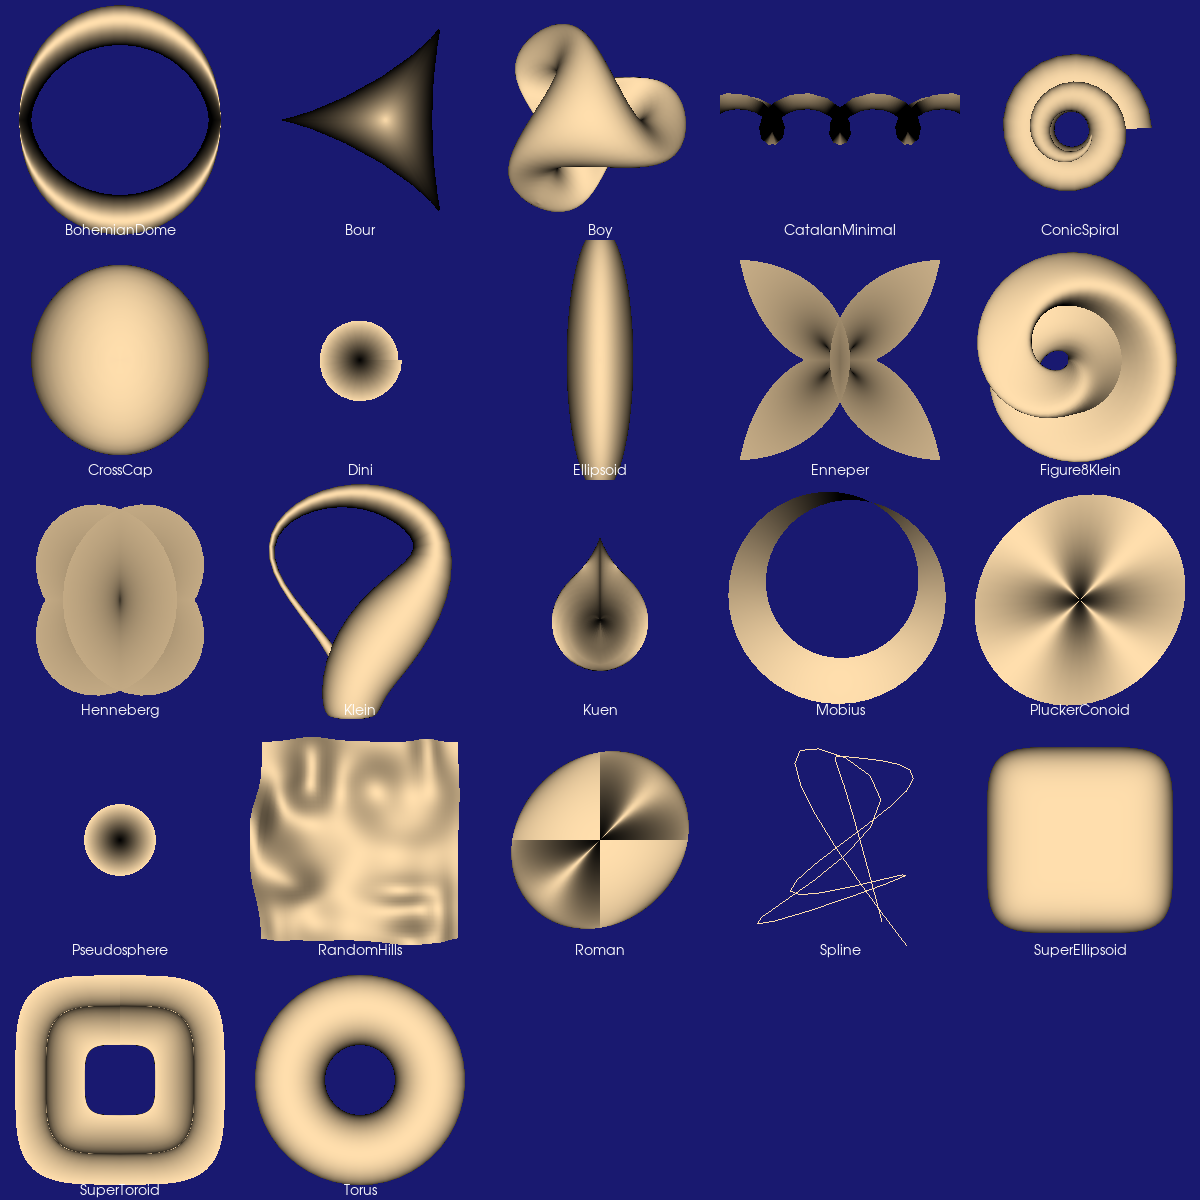

The Python source for this figure:
#!/usr/bin/env python

# Display all 21 parametric surfaces arranged in a 5 × 5 grid of viewports,
# each with its own renderer.  Each surface is normalized, centered, and
# labelled with a 2D text title pinned to the bottom of the viewport.

# Factory overrides: importing these modules registers the OpenGL rendering
# and interaction style implementations for vtkRenderingCore factory classes.
import vtkmodules.vtkInteractionStyle  # noqa: F401
import vtkmodules.vtkRenderingFreeType  # noqa: F401
import vtkmodules.vtkRenderingOpenGL2  # noqa: F401
# VTK pipeline classes used in this example
from vtkmodules.vtkCommonComputationalGeometry import (
    vtkParametricBohemianDome,
    vtkParametricBour,
    vtkParametricBoy,
    vtkParametricCatalanMinimal,
    vtkParametricConicSpiral,
    vtkParametricCrossCap,
    vtkParametricDini,
    vtkParametricEllipsoid,
    vtkParametricEnneper,
    vtkParametricFigure8Klein,
    vtkParametricHenneberg,
    vtkParametricKlein,
    vtkParametricKuen,
    vtkParametricMobius,
    vtkParametricPluckerConoid,
    vtkParametricPseudosphere,
    vtkParametricRandomHills,
    vtkParametricRoman,
    vtkParametricSpline,
    vtkParametricSuperEllipsoid,
    vtkParametricSuperToroid,
    vtkParametricTorus,
)
from vtkmodules.vtkCommonCore import (
    vtkMinimalStandardRandomSequence,
    vtkPoints,
)
from vtkmodules.vtkFiltersSources import vtkParametricFunctionSource
from vtkmodules.vtkRenderingCore import (
    vtkActor,
    vtkPolyDataMapper,
    vtkRenderWindow,
    vtkRenderWindowInteractor,
    vtkRenderer,
    vtkTextActor,
)

# Colors (normalized RGB)
navajo_white_rgb = (1.0, 0.871, 0.678)
midnight_blue_rgb = (0.098, 0.098, 0.439)

# ---------------------------------------------------------------------------
# Build parametric function instances (alphabetical order).
# Some require custom parameter settings.
# ---------------------------------------------------------------------------
bohemian_dome = vtkParametricBohemianDome()
bohemian_dome.SetA(5.0)
bohemian_dome.SetB(1.0)
bohemian_dome.SetC(2.0)

ellipsoid = vtkParametricEllipsoid()
ellipsoid.SetXRadius(0.5)
ellipsoid.SetYRadius(2.0)

kuen = vtkParametricKuen()
kuen.SetDeltaV0(0.001)

mobius = vtkParametricMobius()
mobius.SetRadius(2.0)
mobius.SetMinimumV(-0.5)
mobius.SetMaximumV(0.5)

random_hills = vtkParametricRandomHills()
random_hills.AllowRandomGenerationOn()
random_hills.SetRandomSeed(1)
random_hills.SetNumberOfHills(30)

spline = vtkParametricSpline()
spline_points = vtkPoints()
rng = vtkMinimalStandardRandomSequence()
rng.SetSeed(8775070)
for _ in range(10):
    xyz = [0.0] * 3
    for j in range(3):
        xyz[j] = rng.GetRangeValue(-1.0, 1.0)
        rng.Next()
    spline_points.InsertNextPoint(xyz)
spline.SetPoints(spline_points)

super_ellipsoid = vtkParametricSuperEllipsoid()
super_ellipsoid.SetN1(0.5)
super_ellipsoid.SetN2(0.4)

super_toroid = vtkParametricSuperToroid()
super_toroid.SetN1(0.5)
super_toroid.SetN2(3.0)

# ---------------------------------------------------------------------------
# Viewport grid: 5 columns × 5 rows (25 cells, 22 filled)
# ---------------------------------------------------------------------------
num_cols = 5
num_rows = 5

# ---------------------------------------------------------------------------
# Sources: sample each parametric function to produce polygonal output
# ---------------------------------------------------------------------------
bohemian_dome_source = vtkParametricFunctionSource()
bohemian_dome_source.SetParametricFunction(bohemian_dome)
bohemian_dome_source.SetUResolution(51)
bohemian_dome_source.SetVResolution(51)
bohemian_dome_source.SetWResolution(51)
bohemian_dome_source.Update()

bour_fn = vtkParametricBour()
bour_source = vtkParametricFunctionSource()
bour_source.SetParametricFunction(bour_fn)
bour_source.SetUResolution(51)
bour_source.SetVResolution(51)
bour_source.SetWResolution(51)
bour_source.Update()

boy_fn = vtkParametricBoy()
boy_source = vtkParametricFunctionSource()
boy_source.SetParametricFunction(boy_fn)
boy_source.SetUResolution(51)
boy_source.SetVResolution(51)
boy_source.SetWResolution(51)
boy_source.Update()

catalan_fn = vtkParametricCatalanMinimal()
catalan_source = vtkParametricFunctionSource()
catalan_source.SetParametricFunction(catalan_fn)
catalan_source.SetUResolution(51)
catalan_source.SetVResolution(51)
catalan_source.SetWResolution(51)
catalan_source.Update()

conic_fn = vtkParametricConicSpiral()
conic_source = vtkParametricFunctionSource()
conic_source.SetParametricFunction(conic_fn)
conic_source.SetUResolution(51)
conic_source.SetVResolution(51)
conic_source.SetWResolution(51)
conic_source.Update()

crosscap_fn = vtkParametricCrossCap()
crosscap_source = vtkParametricFunctionSource()
crosscap_source.SetParametricFunction(crosscap_fn)
crosscap_source.SetUResolution(51)
crosscap_source.SetVResolution(51)
crosscap_source.SetWResolution(51)
crosscap_source.Update()

dini_fn = vtkParametricDini()
dini_source = vtkParametricFunctionSource()
dini_source.SetParametricFunction(dini_fn)
dini_source.SetUResolution(51)
dini_source.SetVResolution(51)
dini_source.SetWResolution(51)
dini_source.Update()

ellipsoid_source = vtkParametricFunctionSource()
ellipsoid_source.SetParametricFunction(ellipsoid)
ellipsoid_source.SetUResolution(51)
ellipsoid_source.SetVResolution(51)
ellipsoid_source.SetWResolution(51)
ellipsoid_source.Update()

enneper_fn = vtkParametricEnneper()
enneper_source = vtkParametricFunctionSource()
enneper_source.SetParametricFunction(enneper_fn)
enneper_source.SetUResolution(51)
enneper_source.SetVResolution(51)
enneper_source.SetWResolution(51)
enneper_source.Update()

figure8_fn = vtkParametricFigure8Klein()
figure8_source = vtkParametricFunctionSource()
figure8_source.SetParametricFunction(figure8_fn)
figure8_source.SetUResolution(51)
figure8_source.SetVResolution(51)
figure8_source.SetWResolution(51)
figure8_source.Update()

henneberg_fn = vtkParametricHenneberg()
henneberg_source = vtkParametricFunctionSource()
henneberg_source.SetParametricFunction(henneberg_fn)
henneberg_source.SetUResolution(51)
henneberg_source.SetVResolution(51)
henneberg_source.SetWResolution(51)
henneberg_source.Update()

klein_fn = vtkParametricKlein()
klein_source = vtkParametricFunctionSource()
klein_source.SetParametricFunction(klein_fn)
klein_source.SetUResolution(51)
klein_source.SetVResolution(51)
klein_source.SetWResolution(51)
klein_source.Update()

kuen_source = vtkParametricFunctionSource()
kuen_source.SetParametricFunction(kuen)
kuen_source.SetUResolution(51)
kuen_source.SetVResolution(51)
kuen_source.SetWResolution(51)
kuen_source.Update()

mobius_source = vtkParametricFunctionSource()
mobius_source.SetParametricFunction(mobius)
mobius_source.SetUResolution(51)
mobius_source.SetVResolution(51)
mobius_source.SetWResolution(51)
mobius_source.Update()

plucker_fn = vtkParametricPluckerConoid()
plucker_source = vtkParametricFunctionSource()
plucker_source.SetParametricFunction(plucker_fn)
plucker_source.SetUResolution(51)
plucker_source.SetVResolution(51)
plucker_source.SetWResolution(51)
plucker_source.Update()

pseudo_fn = vtkParametricPseudosphere()
pseudo_source = vtkParametricFunctionSource()
pseudo_source.SetParametricFunction(pseudo_fn)
pseudo_source.SetUResolution(51)
pseudo_source.SetVResolution(51)
pseudo_source.SetWResolution(51)
pseudo_source.Update()

random_hills_source = vtkParametricFunctionSource()
random_hills_source.SetParametricFunction(random_hills)
random_hills_source.SetUResolution(51)
random_hills_source.SetVResolution(51)
random_hills_source.SetWResolution(51)
random_hills_source.Update()

roman_fn = vtkParametricRoman()
roman_source = vtkParametricFunctionSource()
roman_source.SetParametricFunction(roman_fn)
roman_source.SetUResolution(51)
roman_source.SetVResolution(51)
roman_source.SetWResolution(51)
roman_source.Update()

spline_source = vtkParametricFunctionSource()
spline_source.SetParametricFunction(spline)
spline_source.SetUResolution(51)
spline_source.SetVResolution(51)
spline_source.SetWResolution(51)
spline_source.Update()

super_ellipsoid_source = vtkParametricFunctionSource()
super_ellipsoid_source.SetParametricFunction(super_ellipsoid)
super_ellipsoid_source.SetUResolution(51)
super_ellipsoid_source.SetVResolution(51)
super_ellipsoid_source.SetWResolution(51)
super_ellipsoid_source.Update()

super_toroid_source = vtkParametricFunctionSource()
super_toroid_source.SetParametricFunction(super_toroid)
super_toroid_source.SetUResolution(51)
super_toroid_source.SetVResolution(51)
super_toroid_source.SetWResolution(51)
super_toroid_source.Update()

torus_fn = vtkParametricTorus()
torus_source = vtkParametricFunctionSource()
torus_source.SetParametricFunction(torus_fn)
torus_source.SetUResolution(51)
torus_source.SetVResolution(51)
torus_source.SetWResolution(51)
torus_source.Update()

# ---------------------------------------------------------------------------
# Normalize: scale and center each surface to fit its viewport cell
# ---------------------------------------------------------------------------
bohemian_dome_bounds = bohemian_dome_source.GetOutput().GetBounds()
bohemian_dome_max_dim = max(bohemian_dome_bounds[1] - bohemian_dome_bounds[0],
                            bohemian_dome_bounds[3] - bohemian_dome_bounds[2],
                            bohemian_dome_bounds[5] - bohemian_dome_bounds[4])
bohemian_dome_scale = 3.0 / bohemian_dome_max_dim if bohemian_dome_max_dim > 0 else 1.0
bohemian_dome_cx = (bohemian_dome_bounds[0] + bohemian_dome_bounds[1]) / 2.0
bohemian_dome_cy = (bohemian_dome_bounds[2] + bohemian_dome_bounds[3]) / 2.0
bohemian_dome_cz = (bohemian_dome_bounds[4] + bohemian_dome_bounds[5]) / 2.0

bour_bounds = bour_source.GetOutput().GetBounds()
bour_max_dim = max(bour_bounds[1] - bour_bounds[0], bour_bounds[3] - bour_bounds[2], bour_bounds[5] - bour_bounds[4])
bour_scale = 3.0 / bour_max_dim if bour_max_dim > 0 else 1.0
bour_cx = (bour_bounds[0] + bour_bounds[1]) / 2.0
bour_cy = (bour_bounds[2] + bour_bounds[3]) / 2.0
bour_cz = (bour_bounds[4] + bour_bounds[5]) / 2.0

boy_bounds = boy_source.GetOutput().GetBounds()
boy_max_dim = max(boy_bounds[1] - boy_bounds[0], boy_bounds[3] - boy_bounds[2], boy_bounds[5] - boy_bounds[4])
boy_scale = 3.0 / boy_max_dim if boy_max_dim > 0 else 1.0
boy_cx = (boy_bounds[0] + boy_bounds[1]) / 2.0
boy_cy = (boy_bounds[2] + boy_bounds[3]) / 2.0
boy_cz = (boy_bounds[4] + boy_bounds[5]) / 2.0

catalan_bounds = catalan_source.GetOutput().GetBounds()
catalan_max_dim = max(catalan_bounds[1] - catalan_bounds[0], catalan_bounds[3] - catalan_bounds[2], catalan_bounds[5] - catalan_bounds[4])
catalan_scale = 3.0 / catalan_max_dim if catalan_max_dim > 0 else 1.0
catalan_cx = (catalan_bounds[0] + catalan_bounds[1]) / 2.0
catalan_cy = (catalan_bounds[2] + catalan_bounds[3]) / 2.0
catalan_cz = (catalan_bounds[4] + catalan_bounds[5]) / 2.0

conic_bounds = conic_source.GetOutput().GetBounds()
conic_max_dim = max(conic_bounds[1] - conic_bounds[0], conic_bounds[3] - conic_bounds[2], conic_bounds[5] - conic_bounds[4])
conic_scale = 3.0 / conic_max_dim if conic_max_dim > 0 else 1.0
conic_cx = (conic_bounds[0] + conic_bounds[1]) / 2.0
conic_cy = (conic_bounds[2] + conic_bounds[3]) / 2.0
conic_cz = (conic_bounds[4] + conic_bounds[5]) / 2.0

crosscap_bounds = crosscap_source.GetOutput().GetBounds()
crosscap_max_dim = max(crosscap_bounds[1] - crosscap_bounds[0], crosscap_bounds[3] - crosscap_bounds[2], crosscap_bounds[5] - crosscap_bounds[4])
crosscap_scale = 3.0 / crosscap_max_dim if crosscap_max_dim > 0 else 1.0
crosscap_cx = (crosscap_bounds[0] + crosscap_bounds[1]) / 2.0
crosscap_cy = (crosscap_bounds[2] + crosscap_bounds[3]) / 2.0
crosscap_cz = (crosscap_bounds[4] + crosscap_bounds[5]) / 2.0

dini_bounds = dini_source.GetOutput().GetBounds()
dini_max_dim = max(dini_bounds[1] - dini_bounds[0], dini_bounds[3] - dini_bounds[2], dini_bounds[5] - dini_bounds[4])
dini_scale = 3.0 / dini_max_dim if dini_max_dim > 0 else 1.0
dini_cx = (dini_bounds[0] + dini_bounds[1]) / 2.0
dini_cy = (dini_bounds[2] + dini_bounds[3]) / 2.0
dini_cz = (dini_bounds[4] + dini_bounds[5]) / 2.0

ellipsoid_bounds = ellipsoid_source.GetOutput().GetBounds()
ellipsoid_max_dim = max(ellipsoid_bounds[1] - ellipsoid_bounds[0], ellipsoid_bounds[3] - ellipsoid_bounds[2], ellipsoid_bounds[5] - ellipsoid_bounds[4])
ellipsoid_scale = 3.0 / ellipsoid_max_dim if ellipsoid_max_dim > 0 else 1.0
ellipsoid_cx = (ellipsoid_bounds[0] + ellipsoid_bounds[1]) / 2.0
ellipsoid_cy = (ellipsoid_bounds[2] + ellipsoid_bounds[3]) / 2.0
ellipsoid_cz = (ellipsoid_bounds[4] + ellipsoid_bounds[5]) / 2.0

enneper_bounds = enneper_source.GetOutput().GetBounds()
enneper_max_dim = max(enneper_bounds[1] - enneper_bounds[0], enneper_bounds[3] - enneper_bounds[2], enneper_bounds[5] - enneper_bounds[4])
enneper_scale = 3.0 / enneper_max_dim if enneper_max_dim > 0 else 1.0
enneper_cx = (enneper_bounds[0] + enneper_bounds[1]) / 2.0
enneper_cy = (enneper_bounds[2] + enneper_bounds[3]) / 2.0
enneper_cz = (enneper_bounds[4] + enneper_bounds[5]) / 2.0

figure8_bounds = figure8_source.GetOutput().GetBounds()
figure8_max_dim = max(figure8_bounds[1] - figure8_bounds[0], figure8_bounds[3] - figure8_bounds[2], figure8_bounds[5] - figure8_bounds[4])
figure8_scale = 3.0 / figure8_max_dim if figure8_max_dim > 0 else 1.0
figure8_cx = (figure8_bounds[0] + figure8_bounds[1]) / 2.0
figure8_cy = (figure8_bounds[2] + figure8_bounds[3]) / 2.0
figure8_cz = (figure8_bounds[4] + figure8_bounds[5]) / 2.0

henneberg_bounds = henneberg_source.GetOutput().GetBounds()
henneberg_max_dim = max(henneberg_bounds[1] - henneberg_bounds[0], henneberg_bounds[3] - henneberg_bounds[2], henneberg_bounds[5] - henneberg_bounds[4])
henneberg_scale = 3.0 / henneberg_max_dim if henneberg_max_dim > 0 else 1.0
henneberg_cx = (henneberg_bounds[0] + henneberg_bounds[1]) / 2.0
henneberg_cy = (henneberg_bounds[2] + henneberg_bounds[3]) / 2.0
henneberg_cz = (henneberg_bounds[4] + henneberg_bounds[5]) / 2.0

klein_bounds = klein_source.GetOutput().GetBounds()
klein_max_dim = max(klein_bounds[1] - klein_bounds[0], klein_bounds[3] - klein_bounds[2], klein_bounds[5] - klein_bounds[4])
klein_scale = 3.0 / klein_max_dim if klein_max_dim > 0 else 1.0
klein_cx = (klein_bounds[0] + klein_bounds[1]) / 2.0
klein_cy = (klein_bounds[2] + klein_bounds[3]) / 2.0
klein_cz = (klein_bounds[4] + klein_bounds[5]) / 2.0

kuen_bounds = kuen_source.GetOutput().GetBounds()
kuen_max_dim = max(kuen_bounds[1] - kuen_bounds[0], kuen_bounds[3] - kuen_bounds[2], kuen_bounds[5] - kuen_bounds[4])
kuen_scale = 3.0 / kuen_max_dim if kuen_max_dim > 0 else 1.0
kuen_cx = (kuen_bounds[0] + kuen_bounds[1]) / 2.0
kuen_cy = (kuen_bounds[2] + kuen_bounds[3]) / 2.0
kuen_cz = (kuen_bounds[4] + kuen_bounds[5]) / 2.0

mobius_bounds = mobius_source.GetOutput().GetBounds()
mobius_max_dim = max(mobius_bounds[1] - mobius_bounds[0], mobius_bounds[3] - mobius_bounds[2], mobius_bounds[5] - mobius_bounds[4])
mobius_scale = 3.0 / mobius_max_dim if mobius_max_dim > 0 else 1.0
mobius_cx = (mobius_bounds[0] + mobius_bounds[1]) / 2.0
mobius_cy = (mobius_bounds[2] + mobius_bounds[3]) / 2.0
mobius_cz = (mobius_bounds[4] + mobius_bounds[5]) / 2.0

plucker_bounds = plucker_source.GetOutput().GetBounds()
plucker_max_dim = max(plucker_bounds[1] - plucker_bounds[0], plucker_bounds[3] - plucker_bounds[2], plucker_bounds[5] - plucker_bounds[4])
plucker_scale = 3.0 / plucker_max_dim if plucker_max_dim > 0 else 1.0
plucker_cx = (plucker_bounds[0] + plucker_bounds[1]) / 2.0
plucker_cy = (plucker_bounds[2] + plucker_bounds[3]) / 2.0
plucker_cz = (plucker_bounds[4] + plucker_bounds[5]) / 2.0

pseudo_bounds = pseudo_source.GetOutput().GetBounds()
pseudo_max_dim = max(pseudo_bounds[1] - pseudo_bounds[0], pseudo_bounds[3] - pseudo_bounds[2], pseudo_bounds[5] - pseudo_bounds[4])
pseudo_scale = 3.0 / pseudo_max_dim if pseudo_max_dim > 0 else 1.0
pseudo_cx = (pseudo_bounds[0] + pseudo_bounds[1]) / 2.0
pseudo_cy = (pseudo_bounds[2] + pseudo_bounds[3]) / 2.0
pseudo_cz = (pseudo_bounds[4] + pseudo_bounds[5]) / 2.0

random_hills_bounds = random_hills_source.GetOutput().GetBounds()
random_hills_max_dim = max(random_hills_bounds[1] - random_hills_bounds[0], random_hills_bounds[3] - random_hills_bounds[2], random_hills_bounds[5] - random_hills_bounds[4])
random_hills_scale = 3.0 / random_hills_max_dim if random_hills_max_dim > 0 else 1.0
random_hills_cx = (random_hills_bounds[0] + random_hills_bounds[1]) / 2.0
random_hills_cy = (random_hills_bounds[2] + random_hills_bounds[3]) / 2.0
random_hills_cz = (random_hills_bounds[4] + random_hills_bounds[5]) / 2.0

roman_bounds = roman_source.GetOutput().GetBounds()
roman_max_dim = max(roman_bounds[1] - roman_bounds[0], roman_bounds[3] - roman_bounds[2], roman_bounds[5] - roman_bounds[4])
roman_scale = 3.0 / roman_max_dim if roman_max_dim > 0 else 1.0
roman_cx = (roman_bounds[0] + roman_bounds[1]) / 2.0
roman_cy = (roman_bounds[2] + roman_bounds[3]) / 2.0
roman_cz = (roman_bounds[4] + roman_bounds[5]) / 2.0

spline_bounds = spline_source.GetOutput().GetBounds()
spline_max_dim = max(spline_bounds[1] - spline_bounds[0], spline_bounds[3] - spline_bounds[2], spline_bounds[5] - spline_bounds[4])
spline_scale = 3.0 / spline_max_dim if spline_max_dim > 0 else 1.0
spline_cx = (spline_bounds[0] + spline_bounds[1]) / 2.0
spline_cy = (spline_bounds[2] + spline_bounds[3]) / 2.0
spline_cz = (spline_bounds[4] + spline_bounds[5]) / 2.0

super_ellipsoid_bounds = super_ellipsoid_source.GetOutput().GetBounds()
super_ellipsoid_max_dim = max(super_ellipsoid_bounds[1] - super_ellipsoid_bounds[0], super_ellipsoid_bounds[3] - super_ellipsoid_bounds[2], super_ellipsoid_bounds[5] - super_ellipsoid_bounds[4])
super_ellipsoid_scale = 3.0 / super_ellipsoid_max_dim if super_ellipsoid_max_dim > 0 else 1.0
super_ellipsoid_cx = (super_ellipsoid_bounds[0] + super_ellipsoid_bounds[1]) / 2.0
super_ellipsoid_cy = (super_ellipsoid_bounds[2] + super_ellipsoid_bounds[3]) / 2.0
super_ellipsoid_cz = (super_ellipsoid_bounds[4] + super_ellipsoid_bounds[5]) / 2.0

super_toroid_bounds = super_toroid_source.GetOutput().GetBounds()
super_toroid_max_dim = max(super_toroid_bounds[1] - super_toroid_bounds[0], super_toroid_bounds[3] - super_toroid_bounds[2], super_toroid_bounds[5] - super_toroid_bounds[4])
super_toroid_scale = 3.0 / super_toroid_max_dim if super_toroid_max_dim > 0 else 1.0
super_toroid_cx = (super_toroid_bounds[0] + super_toroid_bounds[1]) / 2.0
super_toroid_cy = (super_toroid_bounds[2] + super_toroid_bounds[3]) / 2.0
super_toroid_cz = (super_toroid_bounds[4] + super_toroid_bounds[5]) / 2.0

torus_bounds = torus_source.GetOutput().GetBounds()
torus_max_dim = max(torus_bounds[1] - torus_bounds[0], torus_bounds[3] - torus_bounds[2], torus_bounds[5] - torus_bounds[4])
torus_scale = 3.0 / torus_max_dim if torus_max_dim > 0 else 1.0
torus_cx = (torus_bounds[0] + torus_bounds[1]) / 2.0
torus_cy = (torus_bounds[2] + torus_bounds[3]) / 2.0
torus_cz = (torus_bounds[4] + torus_bounds[5]) / 2.0

# ---------------------------------------------------------------------------
# Mappers + Actors (paired together)
# ---------------------------------------------------------------------------
bohemian_dome_mapper = vtkPolyDataMapper()
bohemian_dome_mapper.SetInputConnection(bohemian_dome_source.GetOutputPort())
bohemian_dome_actor = vtkActor()
bohemian_dome_actor.SetMapper(bohemian_dome_mapper)
bohemian_dome_actor.GetProperty().SetColor(navajo_white_rgb)
bohemian_dome_actor.SetScale(bohemian_dome_scale, bohemian_dome_scale, bohemian_dome_scale)
bohemian_dome_actor.SetPosition(-bohemian_dome_cx * bohemian_dome_scale, -bohemian_dome_cy * bohemian_dome_scale, -bohemian_dome_cz * bohemian_dome_scale)

bour_mapper = vtkPolyDataMapper()
bour_mapper.SetInputConnection(bour_source.GetOutputPort())
bour_actor = vtkActor()
bour_actor.SetMapper(bour_mapper)
bour_actor.GetProperty().SetColor(navajo_white_rgb)
bour_actor.SetScale(bour_scale, bour_scale, bour_scale)
bour_actor.SetPosition(-bour_cx * bour_scale, -bour_cy * bour_scale, -bour_cz * bour_scale)

boy_mapper = vtkPolyDataMapper()
boy_mapper.SetInputConnection(boy_source.GetOutputPort())
boy_actor = vtkActor()
boy_actor.SetMapper(boy_mapper)
boy_actor.GetProperty().SetColor(navajo_white_rgb)
boy_actor.SetScale(boy_scale, boy_scale, boy_scale)
boy_actor.SetPosition(-boy_cx * boy_scale, -boy_cy * boy_scale, -boy_cz * boy_scale)

catalan_mapper = vtkPolyDataMapper()
catalan_mapper.SetInputConnection(catalan_source.GetOutputPort())
catalan_actor = vtkActor()
catalan_actor.SetMapper(catalan_mapper)
catalan_actor.GetProperty().SetColor(navajo_white_rgb)
catalan_actor.SetScale(catalan_scale, catalan_scale, catalan_scale)
catalan_actor.SetPosition(-catalan_cx * catalan_scale, -catalan_cy * catalan_scale, -catalan_cz * catalan_scale)

conic_mapper = vtkPolyDataMapper()
conic_mapper.SetInputConnection(conic_source.GetOutputPort())
conic_actor = vtkActor()
conic_actor.SetMapper(conic_mapper)
conic_actor.GetProperty().SetColor(navajo_white_rgb)
conic_actor.SetScale(conic_scale, conic_scale, conic_scale)
conic_actor.SetPosition(-conic_cx * conic_scale, -conic_cy * conic_scale, -conic_cz * conic_scale)

crosscap_mapper = vtkPolyDataMapper()
crosscap_mapper.SetInputConnection(crosscap_source.GetOutputPort())
crosscap_actor = vtkActor()
crosscap_actor.SetMapper(crosscap_mapper)
crosscap_actor.GetProperty().SetColor(navajo_white_rgb)
crosscap_actor.SetScale(crosscap_scale, crosscap_scale, crosscap_scale)
crosscap_actor.SetPosition(-crosscap_cx * crosscap_scale, -crosscap_cy * crosscap_scale, -crosscap_cz * crosscap_scale)

dini_mapper = vtkPolyDataMapper()
dini_mapper.SetInputConnection(dini_source.GetOutputPort())
dini_actor = vtkActor()
dini_actor.SetMapper(dini_mapper)
dini_actor.GetProperty().SetColor(navajo_white_rgb)
dini_actor.SetScale(dini_scale, dini_scale, dini_scale)
dini_actor.SetPosition(-dini_cx * dini_scale, -dini_cy * dini_scale, -dini_cz * dini_scale)

ellipsoid_mapper = vtkPolyDataMapper()
ellipsoid_mapper.SetInputConnection(ellipsoid_source.GetOutputPort())
ellipsoid_actor = vtkActor()
ellipsoid_actor.SetMapper(ellipsoid_mapper)
ellipsoid_actor.GetProperty().SetColor(navajo_white_rgb)
ellipsoid_actor.SetScale(ellipsoid_scale, ellipsoid_scale, ellipsoid_scale)
ellipsoid_actor.SetPosition(-ellipsoid_cx * ellipsoid_scale, -ellipsoid_cy * ellipsoid_scale, -ellipsoid_cz * ellipsoid_scale)

enneper_mapper = vtkPolyDataMapper()
enneper_mapper.SetInputConnection(enneper_source.GetOutputPort())
enneper_actor = vtkActor()
enneper_actor.SetMapper(enneper_mapper)
enneper_actor.GetProperty().SetColor(navajo_white_rgb)
enneper_actor.SetScale(enneper_scale, enneper_scale, enneper_scale)
enneper_actor.SetPosition(-enneper_cx * enneper_scale, -enneper_cy * enneper_scale, -enneper_cz * enneper_scale)

figure8_mapper = vtkPolyDataMapper()
figure8_mapper.SetInputConnection(figure8_source.GetOutputPort())
figure8_actor = vtkActor()
figure8_actor.SetMapper(figure8_mapper)
figure8_actor.GetProperty().SetColor(navajo_white_rgb)
figure8_actor.SetScale(figure8_scale, figure8_scale, figure8_scale)
figure8_actor.SetPosition(-figure8_cx * figure8_scale, -figure8_cy * figure8_scale, -figure8_cz * figure8_scale)

henneberg_mapper = vtkPolyDataMapper()
henneberg_mapper.SetInputConnection(henneberg_source.GetOutputPort())
henneberg_actor = vtkActor()
henneberg_actor.SetMapper(henneberg_mapper)
henneberg_actor.GetProperty().SetColor(navajo_white_rgb)
henneberg_actor.SetScale(henneberg_scale, henneberg_scale, henneberg_scale)
henneberg_actor.SetPosition(-henneberg_cx * henneberg_scale, -henneberg_cy * henneberg_scale, -henneberg_cz * henneberg_scale)

klein_mapper = vtkPolyDataMapper()
klein_mapper.SetInputConnection(klein_source.GetOutputPort())
klein_actor = vtkActor()
klein_actor.SetMapper(klein_mapper)
klein_actor.GetProperty().SetColor(navajo_white_rgb)
klein_actor.SetScale(klein_scale, klein_scale, klein_scale)
klein_actor.SetPosition(-klein_cx * klein_scale, -klein_cy * klein_scale, -klein_cz * klein_scale)

kuen_mapper = vtkPolyDataMapper()
kuen_mapper.SetInputConnection(kuen_source.GetOutputPort())
kuen_actor = vtkActor()
kuen_actor.SetMapper(kuen_mapper)
kuen_actor.GetProperty().SetColor(navajo_white_rgb)
kuen_actor.SetScale(kuen_scale, kuen_scale, kuen_scale)
kuen_actor.SetPosition(-kuen_cx * kuen_scale, -kuen_cy * kuen_scale, -kuen_cz * kuen_scale)

mobius_mapper = vtkPolyDataMapper()
mobius_mapper.SetInputConnection(mobius_source.GetOutputPort())
mobius_actor = vtkActor()
mobius_actor.SetMapper(mobius_mapper)
mobius_actor.GetProperty().SetColor(navajo_white_rgb)
mobius_actor.SetScale(mobius_scale, mobius_scale, mobius_scale)
mobius_actor.SetPosition(-mobius_cx * mobius_scale, -mobius_cy * mobius_scale, -mobius_cz * mobius_scale)

plucker_mapper = vtkPolyDataMapper()
plucker_mapper.SetInputConnection(plucker_source.GetOutputPort())
plucker_actor = vtkActor()
plucker_actor.SetMapper(plucker_mapper)
plucker_actor.GetProperty().SetColor(navajo_white_rgb)
plucker_actor.SetScale(plucker_scale, plucker_scale, plucker_scale)
plucker_actor.SetPosition(-plucker_cx * plucker_scale, -plucker_cy * plucker_scale, -plucker_cz * plucker_scale)

pseudo_mapper = vtkPolyDataMapper()
pseudo_mapper.SetInputConnection(pseudo_source.GetOutputPort())
pseudo_actor = vtkActor()
pseudo_actor.SetMapper(pseudo_mapper)
pseudo_actor.GetProperty().SetColor(navajo_white_rgb)
pseudo_actor.SetScale(pseudo_scale, pseudo_scale, pseudo_scale)
pseudo_actor.SetPosition(-pseudo_cx * pseudo_scale, -pseudo_cy * pseudo_scale, -pseudo_cz * pseudo_scale)

random_hills_mapper = vtkPolyDataMapper()
random_hills_mapper.SetInputConnection(random_hills_source.GetOutputPort())
random_hills_actor = vtkActor()
random_hills_actor.SetMapper(random_hills_mapper)
random_hills_actor.GetProperty().SetColor(navajo_white_rgb)
random_hills_actor.SetScale(random_hills_scale, random_hills_scale, random_hills_scale)
random_hills_actor.SetPosition(-random_hills_cx * random_hills_scale, -random_hills_cy * random_hills_scale, -random_hills_cz * random_hills_scale)

roman_mapper = vtkPolyDataMapper()
roman_mapper.SetInputConnection(roman_source.GetOutputPort())
roman_actor = vtkActor()
roman_actor.SetMapper(roman_mapper)
roman_actor.GetProperty().SetColor(navajo_white_rgb)
roman_actor.SetScale(roman_scale, roman_scale, roman_scale)
roman_actor.SetPosition(-roman_cx * roman_scale, -roman_cy * roman_scale, -roman_cz * roman_scale)

spline_mapper = vtkPolyDataMapper()
spline_mapper.SetInputConnection(spline_source.GetOutputPort())
spline_actor = vtkActor()
spline_actor.SetMapper(spline_mapper)
spline_actor.GetProperty().SetColor(navajo_white_rgb)
spline_actor.SetScale(spline_scale, spline_scale, spline_scale)
spline_actor.SetPosition(-spline_cx * spline_scale, -spline_cy * spline_scale, -spline_cz * spline_scale)

super_ellipsoid_mapper = vtkPolyDataMapper()
super_ellipsoid_mapper.SetInputConnection(super_ellipsoid_source.GetOutputPort())
super_ellipsoid_actor = vtkActor()
super_ellipsoid_actor.SetMapper(super_ellipsoid_mapper)
super_ellipsoid_actor.GetProperty().SetColor(navajo_white_rgb)
super_ellipsoid_actor.SetScale(super_ellipsoid_scale, super_ellipsoid_scale, super_ellipsoid_scale)
super_ellipsoid_actor.SetPosition(-super_ellipsoid_cx * super_ellipsoid_scale, -super_ellipsoid_cy * super_ellipsoid_scale, -super_ellipsoid_cz * super_ellipsoid_scale)

super_toroid_mapper = vtkPolyDataMapper()
super_toroid_mapper.SetInputConnection(super_toroid_source.GetOutputPort())
super_toroid_actor = vtkActor()
super_toroid_actor.SetMapper(super_toroid_mapper)
super_toroid_actor.GetProperty().SetColor(navajo_white_rgb)
super_toroid_actor.SetScale(super_toroid_scale, super_toroid_scale, super_toroid_scale)
super_toroid_actor.SetPosition(-super_toroid_cx * super_toroid_scale, -super_toroid_cy * super_toroid_scale, -super_toroid_cz * super_toroid_scale)

torus_mapper = vtkPolyDataMapper()
torus_mapper.SetInputConnection(torus_source.GetOutputPort())
torus_actor = vtkActor()
torus_actor.SetMapper(torus_mapper)
torus_actor.GetProperty().SetColor(navajo_white_rgb)
torus_actor.SetScale(torus_scale, torus_scale, torus_scale)
torus_actor.SetPosition(-torus_cx * torus_scale, -torus_cy * torus_scale, -torus_cz * torus_scale)

# ---------------------------------------------------------------------------
# Text actors: 2D labels pinned to bottom of each viewport
# ---------------------------------------------------------------------------
bohemian_dome_text = vtkTextActor()
bohemian_dome_text.SetInput("BohemianDome")
bohemian_dome_text.GetTextProperty().SetFontSize(14)
bohemian_dome_text.GetTextProperty().SetColor(1.0, 1.0, 1.0)
bohemian_dome_text.GetTextProperty().SetJustificationToCentered()
bohemian_dome_text.GetPositionCoordinate().SetCoordinateSystemToNormalizedViewport()
bohemian_dome_text.SetPosition(0.5, 0.01)

bour_text = vtkTextActor()
bour_text.SetInput("Bour")
bour_text.GetTextProperty().SetFontSize(14)
bour_text.GetTextProperty().SetColor(1.0, 1.0, 1.0)
bour_text.GetTextProperty().SetJustificationToCentered()
bour_text.GetPositionCoordinate().SetCoordinateSystemToNormalizedViewport()
bour_text.SetPosition(0.5, 0.01)

boy_text = vtkTextActor()
boy_text.SetInput("Boy")
boy_text.GetTextProperty().SetFontSize(14)
boy_text.GetTextProperty().SetColor(1.0, 1.0, 1.0)
boy_text.GetTextProperty().SetJustificationToCentered()
boy_text.GetPositionCoordinate().SetCoordinateSystemToNormalizedViewport()
boy_text.SetPosition(0.5, 0.01)

catalan_text = vtkTextActor()
catalan_text.SetInput("CatalanMinimal")
catalan_text.GetTextProperty().SetFontSize(14)
catalan_text.GetTextProperty().SetColor(1.0, 1.0, 1.0)
catalan_text.GetTextProperty().SetJustificationToCentered()
catalan_text.GetPositionCoordinate().SetCoordinateSystemToNormalizedViewport()
catalan_text.SetPosition(0.5, 0.01)

conic_text = vtkTextActor()
conic_text.SetInput("ConicSpiral")
conic_text.GetTextProperty().SetFontSize(14)
conic_text.GetTextProperty().SetColor(1.0, 1.0, 1.0)
conic_text.GetTextProperty().SetJustificationToCentered()
conic_text.GetPositionCoordinate().SetCoordinateSystemToNormalizedViewport()
conic_text.SetPosition(0.5, 0.01)

crosscap_text = vtkTextActor()
crosscap_text.SetInput("CrossCap")
crosscap_text.GetTextProperty().SetFontSize(14)
crosscap_text.GetTextProperty().SetColor(1.0, 1.0, 1.0)
crosscap_text.GetTextProperty().SetJustificationToCentered()
crosscap_text.GetPositionCoordinate().SetCoordinateSystemToNormalizedViewport()
crosscap_text.SetPosition(0.5, 0.01)

dini_text = vtkTextActor()
dini_text.SetInput("Dini")
dini_text.GetTextProperty().SetFontSize(14)
dini_text.GetTextProperty().SetColor(1.0, 1.0, 1.0)
dini_text.GetTextProperty().SetJustificationToCentered()
dini_text.GetPositionCoordinate().SetCoordinateSystemToNormalizedViewport()
dini_text.SetPosition(0.5, 0.01)

ellipsoid_text = vtkTextActor()
ellipsoid_text.SetInput("Ellipsoid")
ellipsoid_text.GetTextProperty().SetFontSize(14)
ellipsoid_text.GetTextProperty().SetColor(1.0, 1.0, 1.0)
ellipsoid_text.GetTextProperty().SetJustificationToCentered()
ellipsoid_text.GetPositionCoordinate().SetCoordinateSystemToNormalizedViewport()
ellipsoid_text.SetPosition(0.5, 0.01)

enneper_text = vtkTextActor()
enneper_text.SetInput("Enneper")
enneper_text.GetTextProperty().SetFontSize(14)
enneper_text.GetTextProperty().SetColor(1.0, 1.0, 1.0)
enneper_text.GetTextProperty().SetJustificationToCentered()
enneper_text.GetPositionCoordinate().SetCoordinateSystemToNormalizedViewport()
enneper_text.SetPosition(0.5, 0.01)

figure8_text = vtkTextActor()
figure8_text.SetInput("Figure8Klein")
figure8_text.GetTextProperty().SetFontSize(14)
figure8_text.GetTextProperty().SetColor(1.0, 1.0, 1.0)
figure8_text.GetTextProperty().SetJustificationToCentered()
figure8_text.GetPositionCoordinate().SetCoordinateSystemToNormalizedViewport()
figure8_text.SetPosition(0.5, 0.01)

henneberg_text = vtkTextActor()
henneberg_text.SetInput("Henneberg")
henneberg_text.GetTextProperty().SetFontSize(14)
henneberg_text.GetTextProperty().SetColor(1.0, 1.0, 1.0)
henneberg_text.GetTextProperty().SetJustificationToCentered()
henneberg_text.GetPositionCoordinate().SetCoordinateSystemToNormalizedViewport()
henneberg_text.SetPosition(0.5, 0.01)

klein_text = vtkTextActor()
klein_text.SetInput("Klein")
klein_text.GetTextProperty().SetFontSize(14)
klein_text.GetTextProperty().SetColor(1.0, 1.0, 1.0)
klein_text.GetTextProperty().SetJustificationToCentered()
klein_text.GetPositionCoordinate().SetCoordinateSystemToNormalizedViewport()
klein_text.SetPosition(0.5, 0.01)

kuen_text = vtkTextActor()
kuen_text.SetInput("Kuen")
kuen_text.GetTextProperty().SetFontSize(14)
kuen_text.GetTextProperty().SetColor(1.0, 1.0, 1.0)
kuen_text.GetTextProperty().SetJustificationToCentered()
kuen_text.GetPositionCoordinate().SetCoordinateSystemToNormalizedViewport()
kuen_text.SetPosition(0.5, 0.01)

mobius_text = vtkTextActor()
mobius_text.SetInput("Mobius")
mobius_text.GetTextProperty().SetFontSize(14)
mobius_text.GetTextProperty().SetColor(1.0, 1.0, 1.0)
mobius_text.GetTextProperty().SetJustificationToCentered()
mobius_text.GetPositionCoordinate().SetCoordinateSystemToNormalizedViewport()
mobius_text.SetPosition(0.5, 0.01)

plucker_text = vtkTextActor()
plucker_text.SetInput("PluckerConoid")
plucker_text.GetTextProperty().SetFontSize(14)
plucker_text.GetTextProperty().SetColor(1.0, 1.0, 1.0)
plucker_text.GetTextProperty().SetJustificationToCentered()
plucker_text.GetPositionCoordinate().SetCoordinateSystemToNormalizedViewport()
plucker_text.SetPosition(0.5, 0.01)

pseudo_text = vtkTextActor()
pseudo_text.SetInput("Pseudosphere")
pseudo_text.GetTextProperty().SetFontSize(14)
pseudo_text.GetTextProperty().SetColor(1.0, 1.0, 1.0)
pseudo_text.GetTextProperty().SetJustificationToCentered()
pseudo_text.GetPositionCoordinate().SetCoordinateSystemToNormalizedViewport()
pseudo_text.SetPosition(0.5, 0.01)

random_hills_text = vtkTextActor()
random_hills_text.SetInput("RandomHills")
random_hills_text.GetTextProperty().SetFontSize(14)
random_hills_text.GetTextProperty().SetColor(1.0, 1.0, 1.0)
random_hills_text.GetTextProperty().SetJustificationToCentered()
random_hills_text.GetPositionCoordinate().SetCoordinateSystemToNormalizedViewport()
random_hills_text.SetPosition(0.5, 0.01)

roman_text = vtkTextActor()
roman_text.SetInput("Roman")
roman_text.GetTextProperty().SetFontSize(14)
roman_text.GetTextProperty().SetColor(1.0, 1.0, 1.0)
roman_text.GetTextProperty().SetJustificationToCentered()
roman_text.GetPositionCoordinate().SetCoordinateSystemToNormalizedViewport()
roman_text.SetPosition(0.5, 0.01)

spline_text = vtkTextActor()
spline_text.SetInput("Spline")
spline_text.GetTextProperty().SetFontSize(14)
spline_text.GetTextProperty().SetColor(1.0, 1.0, 1.0)
spline_text.GetTextProperty().SetJustificationToCentered()
spline_text.GetPositionCoordinate().SetCoordinateSystemToNormalizedViewport()
spline_text.SetPosition(0.5, 0.01)

super_ellipsoid_text = vtkTextActor()
super_ellipsoid_text.SetInput("SuperEllipsoid")
super_ellipsoid_text.GetTextProperty().SetFontSize(14)
super_ellipsoid_text.GetTextProperty().SetColor(1.0, 1.0, 1.0)
super_ellipsoid_text.GetTextProperty().SetJustificationToCentered()
super_ellipsoid_text.GetPositionCoordinate().SetCoordinateSystemToNormalizedViewport()
super_ellipsoid_text.SetPosition(0.5, 0.01)

super_toroid_text = vtkTextActor()
super_toroid_text.SetInput("SuperToroid")
super_toroid_text.GetTextProperty().SetFontSize(14)
super_toroid_text.GetTextProperty().SetColor(1.0, 1.0, 1.0)
super_toroid_text.GetTextProperty().SetJustificationToCentered()
super_toroid_text.GetPositionCoordinate().SetCoordinateSystemToNormalizedViewport()
super_toroid_text.SetPosition(0.5, 0.01)

torus_text = vtkTextActor()
torus_text.SetInput("Torus")
torus_text.GetTextProperty().SetFontSize(14)
torus_text.GetTextProperty().SetColor(1.0, 1.0, 1.0)
torus_text.GetTextProperty().SetJustificationToCentered()
torus_text.GetPositionCoordinate().SetCoordinateSystemToNormalizedViewport()
torus_text.SetPosition(0.5, 0.01)

# ---------------------------------------------------------------------------
# Renderers: one per surface viewport + 3 empty cells
# ---------------------------------------------------------------------------
bohemian_dome_renderer = vtkRenderer()
bohemian_dome_renderer.AddActor(bohemian_dome_actor)
bohemian_dome_renderer.AddViewProp(bohemian_dome_text)
bohemian_dome_renderer.SetBackground(midnight_blue_rgb)
bohemian_dome_renderer.SetViewport(0 / num_cols, 4 / num_rows, 1 / num_cols, 5 / num_rows)

bour_renderer = vtkRenderer()
bour_renderer.AddActor(bour_actor)
bour_renderer.AddViewProp(bour_text)
bour_renderer.SetBackground(midnight_blue_rgb)
bour_renderer.SetViewport(1 / num_cols, 4 / num_rows, 2 / num_cols, 5 / num_rows)

boy_renderer = vtkRenderer()
boy_renderer.AddActor(boy_actor)
boy_renderer.AddViewProp(boy_text)
boy_renderer.SetBackground(midnight_blue_rgb)
boy_renderer.SetViewport(2 / num_cols, 4 / num_rows, 3 / num_cols, 5 / num_rows)

catalan_renderer = vtkRenderer()
catalan_renderer.AddActor(catalan_actor)
catalan_renderer.AddViewProp(catalan_text)
catalan_renderer.SetBackground(midnight_blue_rgb)
catalan_renderer.SetViewport(3 / num_cols, 4 / num_rows, 4 / num_cols, 5 / num_rows)

conic_renderer = vtkRenderer()
conic_renderer.AddActor(conic_actor)
conic_renderer.AddViewProp(conic_text)
conic_renderer.SetBackground(midnight_blue_rgb)
conic_renderer.SetViewport(4 / num_cols, 4 / num_rows, 5 / num_cols, 5 / num_rows)

crosscap_renderer = vtkRenderer()
crosscap_renderer.AddActor(crosscap_actor)
crosscap_renderer.AddViewProp(crosscap_text)
crosscap_renderer.SetBackground(midnight_blue_rgb)
crosscap_renderer.SetViewport(0 / num_cols, 3 / num_rows, 1 / num_cols, 4 / num_rows)

dini_renderer = vtkRenderer()
dini_renderer.AddActor(dini_actor)
dini_renderer.AddViewProp(dini_text)
dini_renderer.SetBackground(midnight_blue_rgb)
dini_renderer.SetViewport(1 / num_cols, 3 / num_rows, 2 / num_cols, 4 / num_rows)

ellipsoid_renderer = vtkRenderer()
ellipsoid_renderer.AddActor(ellipsoid_actor)
ellipsoid_renderer.AddViewProp(ellipsoid_text)
ellipsoid_renderer.SetBackground(midnight_blue_rgb)
ellipsoid_renderer.SetViewport(2 / num_cols, 3 / num_rows, 3 / num_cols, 4 / num_rows)

enneper_renderer = vtkRenderer()
enneper_renderer.AddActor(enneper_actor)
enneper_renderer.AddViewProp(enneper_text)
enneper_renderer.SetBackground(midnight_blue_rgb)
enneper_renderer.SetViewport(3 / num_cols, 3 / num_rows, 4 / num_cols, 4 / num_rows)

figure8_renderer = vtkRenderer()
figure8_renderer.AddActor(figure8_actor)
figure8_renderer.AddViewProp(figure8_text)
figure8_renderer.SetBackground(midnight_blue_rgb)
figure8_renderer.SetViewport(4 / num_cols, 3 / num_rows, 5 / num_cols, 4 / num_rows)

henneberg_renderer = vtkRenderer()
henneberg_renderer.AddActor(henneberg_actor)
henneberg_renderer.AddViewProp(henneberg_text)
henneberg_renderer.SetBackground(midnight_blue_rgb)
henneberg_renderer.SetViewport(0 / num_cols, 2 / num_rows, 1 / num_cols, 3 / num_rows)

klein_renderer = vtkRenderer()
klein_renderer.AddActor(klein_actor)
klein_renderer.AddViewProp(klein_text)
klein_renderer.SetBackground(midnight_blue_rgb)
klein_renderer.SetViewport(1 / num_cols, 2 / num_rows, 2 / num_cols, 3 / num_rows)

kuen_renderer = vtkRenderer()
kuen_renderer.AddActor(kuen_actor)
kuen_renderer.AddViewProp(kuen_text)
kuen_renderer.SetBackground(midnight_blue_rgb)
kuen_renderer.SetViewport(2 / num_cols, 2 / num_rows, 3 / num_cols, 3 / num_rows)

mobius_renderer = vtkRenderer()
mobius_renderer.AddActor(mobius_actor)
mobius_renderer.AddViewProp(mobius_text)
mobius_renderer.SetBackground(midnight_blue_rgb)
mobius_renderer.SetViewport(3 / num_cols, 2 / num_rows, 4 / num_cols, 3 / num_rows)

plucker_renderer = vtkRenderer()
plucker_renderer.AddActor(plucker_actor)
plucker_renderer.AddViewProp(plucker_text)
plucker_renderer.SetBackground(midnight_blue_rgb)
plucker_renderer.SetViewport(4 / num_cols, 2 / num_rows, 5 / num_cols, 3 / num_rows)

pseudo_renderer = vtkRenderer()
pseudo_renderer.AddActor(pseudo_actor)
pseudo_renderer.AddViewProp(pseudo_text)
pseudo_renderer.SetBackground(midnight_blue_rgb)
pseudo_renderer.SetViewport(0 / num_cols, 1 / num_rows, 1 / num_cols, 2 / num_rows)

random_hills_renderer = vtkRenderer()
random_hills_renderer.AddActor(random_hills_actor)
random_hills_renderer.AddViewProp(random_hills_text)
random_hills_renderer.SetBackground(midnight_blue_rgb)
random_hills_renderer.SetViewport(1 / num_cols, 1 / num_rows, 2 / num_cols, 2 / num_rows)

roman_renderer = vtkRenderer()
roman_renderer.AddActor(roman_actor)
roman_renderer.AddViewProp(roman_text)
roman_renderer.SetBackground(midnight_blue_rgb)
roman_renderer.SetViewport(2 / num_cols, 1 / num_rows, 3 / num_cols, 2 / num_rows)

spline_renderer = vtkRenderer()
spline_renderer.AddActor(spline_actor)
spline_renderer.AddViewProp(spline_text)
spline_renderer.SetBackground(midnight_blue_rgb)
spline_renderer.SetViewport(3 / num_cols, 1 / num_rows, 4 / num_cols, 2 / num_rows)

super_ellipsoid_renderer = vtkRenderer()
super_ellipsoid_renderer.AddActor(super_ellipsoid_actor)
super_ellipsoid_renderer.AddViewProp(super_ellipsoid_text)
super_ellipsoid_renderer.SetBackground(midnight_blue_rgb)
super_ellipsoid_renderer.SetViewport(4 / num_cols, 1 / num_rows, 5 / num_cols, 2 / num_rows)

super_toroid_renderer = vtkRenderer()
super_toroid_renderer.AddActor(super_toroid_actor)
super_toroid_renderer.AddViewProp(super_toroid_text)
super_toroid_renderer.SetBackground(midnight_blue_rgb)
super_toroid_renderer.SetViewport(0 / num_cols, 0 / num_rows, 1 / num_cols, 1 / num_rows)

torus_renderer = vtkRenderer()
torus_renderer.AddActor(torus_actor)
torus_renderer.AddViewProp(torus_text)
torus_renderer.SetBackground(midnight_blue_rgb)
torus_renderer.SetViewport(1 / num_cols, 0 / num_rows, 2 / num_cols, 1 / num_rows)

empty_renderer_0 = vtkRenderer()
empty_renderer_0.SetBackground(midnight_blue_rgb)
empty_renderer_0.SetViewport(2 / num_cols, 0 / num_rows, 3 / num_cols, 1 / num_rows)

empty_renderer_1 = vtkRenderer()
empty_renderer_1.SetBackground(midnight_blue_rgb)
empty_renderer_1.SetViewport(3 / num_cols, 0 / num_rows, 4 / num_cols, 1 / num_rows)

empty_renderer_2 = vtkRenderer()
empty_renderer_2.SetBackground(midnight_blue_rgb)
empty_renderer_2.SetViewport(4 / num_cols, 0 / num_rows, 5 / num_cols, 1 / num_rows)

# Window
render_window = vtkRenderWindow()
render_window.AddRenderer(bohemian_dome_renderer)
render_window.AddRenderer(bour_renderer)
render_window.AddRenderer(boy_renderer)
render_window.AddRenderer(catalan_renderer)
render_window.AddRenderer(conic_renderer)
render_window.AddRenderer(crosscap_renderer)
render_window.AddRenderer(dini_renderer)
render_window.AddRenderer(ellipsoid_renderer)
render_window.AddRenderer(enneper_renderer)
render_window.AddRenderer(figure8_renderer)
render_window.AddRenderer(henneberg_renderer)
render_window.AddRenderer(klein_renderer)
render_window.AddRenderer(kuen_renderer)
render_window.AddRenderer(mobius_renderer)
render_window.AddRenderer(plucker_renderer)
render_window.AddRenderer(pseudo_renderer)
render_window.AddRenderer(random_hills_renderer)
render_window.AddRenderer(roman_renderer)
render_window.AddRenderer(spline_renderer)
render_window.AddRenderer(super_ellipsoid_renderer)
render_window.AddRenderer(super_toroid_renderer)
render_window.AddRenderer(torus_renderer)
render_window.AddRenderer(empty_renderer_0)
render_window.AddRenderer(empty_renderer_1)
render_window.AddRenderer(empty_renderer_2)
render_window.SetWindowName("parametric objects demo")
render_window.SetMultiSamples(0)
render_window.SetSize(1200, 1200)

# Interactor
render_window_interactor = vtkRenderWindowInteractor()
render_window_interactor.SetRenderWindow(render_window)

# Scene: configure cameras
bohemian_dome_renderer.ResetCamera()
bohemian_dome_renderer.GetActiveCamera().Zoom(1.3)
bour_renderer.ResetCamera()
bour_renderer.GetActiveCamera().Zoom(1.3)
boy_renderer.ResetCamera()
boy_renderer.GetActiveCamera().Zoom(1.3)
catalan_renderer.ResetCamera()
catalan_renderer.GetActiveCamera().Zoom(1.3)
conic_renderer.ResetCamera()
conic_renderer.GetActiveCamera().Zoom(1.3)
crosscap_renderer.ResetCamera()
crosscap_renderer.GetActiveCamera().Zoom(1.3)
dini_renderer.ResetCamera()
dini_renderer.GetActiveCamera().Zoom(1.3)
ellipsoid_renderer.ResetCamera()
ellipsoid_renderer.GetActiveCamera().Zoom(1.3)
enneper_renderer.ResetCamera()
enneper_renderer.GetActiveCamera().Zoom(1.3)
figure8_renderer.ResetCamera()
figure8_renderer.GetActiveCamera().Zoom(1.3)
henneberg_renderer.ResetCamera()
henneberg_renderer.GetActiveCamera().Zoom(1.3)
klein_renderer.ResetCamera()
klein_renderer.GetActiveCamera().Zoom(1.3)
kuen_renderer.ResetCamera()
kuen_renderer.GetActiveCamera().Zoom(1.3)
mobius_renderer.ResetCamera()
mobius_renderer.GetActiveCamera().Zoom(1.3)
plucker_renderer.ResetCamera()
plucker_renderer.GetActiveCamera().Zoom(1.3)
pseudo_renderer.ResetCamera()
pseudo_renderer.GetActiveCamera().Zoom(1.3)
random_hills_renderer.ResetCamera()
random_hills_renderer.GetActiveCamera().Zoom(1.3)
roman_renderer.ResetCamera()
roman_renderer.GetActiveCamera().Zoom(1.3)
spline_renderer.ResetCamera()
spline_renderer.GetActiveCamera().Zoom(1.3)
super_ellipsoid_renderer.ResetCamera()
super_ellipsoid_renderer.GetActiveCamera().Zoom(1.3)
super_toroid_renderer.ResetCamera()
super_toroid_renderer.GetActiveCamera().Zoom(1.3)
torus_renderer.ResetCamera()
torus_renderer.GetActiveCamera().Zoom(1.3)

render_window_interactor.Initialize()
render_window_interactor.Start()
